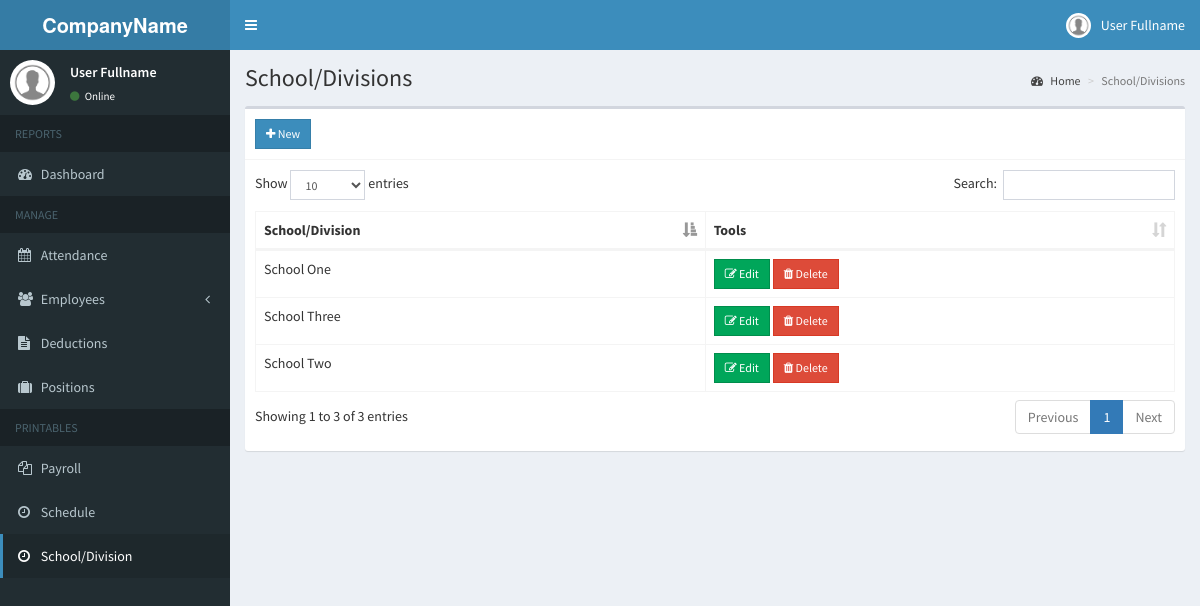
/admin/school.php (signed in), run on the app's committed database.
### tables this page shows
CREATE TABLE `school` (
  `id` int(10) NOT NULL,
  `school_name` varchar(200) NOT NULL
);

### admin/includes/session.php (called while the page is built, shortened)
<?php
	include 'includes/conn.php';
	$sql = "SELECT * FROM admin WHERE id = '".$_SESSION['admin']."'";
	$query = $conn->query($sql);
	$user = $query->fetch_assoc();
?>

### admin/school.php (the view, shortened to what this page needs)
<?php include 'includes/session.php'; ?>
<?php include 'includes/header.php'; ?>
<body class="hold-transition skin-blue sidebar-mini">
<div class="wrapper">
  <?php include 'includes/navbar.php'; ?>
  <?php include 'includes/menubar.php'; ?>
  <div class="content-wrapper">
    <section class="content-header">
      <h1>
        School/Divisions
      </h1>
      <ol class="breadcrumb">
        <li><a href="#"><i class="fa fa-dashboard"></i> Home</a></li>
        <li class="active">School/Divisions</li>
      </ol>
    </section>
    <section class="content">
      <div class="row">
        <div class="col-xs-12">
          <div class="box">
            <div class="box-header with-border">
              <a href="#addnew" data-toggle="modal" class="btn btn-primary btn-sm btn-flat"><i class="fa fa-plus"></i> New</a>
            </div>
            <div class="box-body">
              <table id="example1" class="table table-bordered">
                <thead>
                  <th>School/Division</th>
                  <th>Tools</th>
                </thead>
                <tbody>
                  <?php
                    $sql = "SELECT * FROM school";
                    $query = $conn->query($sql);
                    while($row = $query->fetch_assoc()){
                      echo "
                        <tr>
                          <td>".$row['school_name']."</td>
                          <td>
                            <button class='btn btn-success btn-sm edit btn-flat' data-id='".$row['id']."'><i class='fa fa-edit'></i> Edit</button>
                            <button class='btn btn-danger btn-sm delete btn-flat' data-id='".$row['id']."'><i class='fa fa-trash'></i> Delete</button>
                          </td>
                        </tr>
                      ";
                    }
                  ?>
                </tbody>
              </table>
            </div>
          </div>
        </div>
      </div>
    </section>
  </div>
</div>
</body>
</html>

### admin/includes/navbar.php (shortened to what this page needs)
<header class="main-header">
    <a href="index2.html" class="logo">
      <span class="logo-lg"><b>CompanyName</b></span>
    </a>
    <nav class="navbar navbar-static-top">
      <a href="#" class="sidebar-toggle" data-toggle="push-menu" role="button">
      </a>
      <div class="navbar-custom-menu">
        <ul class="nav navbar-nav">
          <li class="dropdown user user-menu">
            <a href="#" class="dropdown-toggle" data-toggle="dropdown">
              <img src="<?php echo (!empty($user['photo'])) ? '../images/'.$user['photo'] : '../images/profile.jpg'; ?>" class="user-image" alt="User Image">
              <span class="hidden-xs"><?php echo $user['firstname'].' '.$user['lastname']; ?></span>
            </a>
          </li>
        </ul>
      </div>
    </nav>
  </header>

### admin/includes/menubar.php (shortened to what this page needs)
<aside class="main-sidebar">
    <section class="sidebar">
      <div class="user-panel">
        <div class="pull-left image">
          <img src="<?php echo (!empty($user['photo'])) ? '../images/'.$user['photo'] : '../images/profile.jpg'; ?>" class="img-circle" alt="User Image">
        </div>
        <div class="pull-left info">
          <p><?php echo $user['firstname'].' '.$user['lastname']; ?></p>
          <a><i class="fa fa-circle text-success"></i> Online</a>
        </div>
      </div>
      <ul class="sidebar-menu" data-widget="tree">
        <li class="header">REPORTS</li>
        <li class=""><a href="home.php"><i class="fa fa-dashboard"></i> <span>Dashboard</span></a></li>
        <li class="header">MANAGE</li>
        <li><a href="attendance.php"><i class="fa fa-calendar"></i> <span>Attendance</span></a></li>
        <li class="treeview">
          <a href="#">
            <i class="fa fa-users"></i>
            <span>Employees</span>
            <span class="pull-right-container">
              <i class="fa fa-angle-left pull-right"></i>
            </span>
          </a>
        </li>
        <li><a href="deduction.php"><i class="fa fa-file-text"></i> Deductions</a></li>
        <li><a href="position.php"><i class="fa fa-suitcase"></i> Positions</a></li>
        <li class="header">PRINTABLES</li>
        <li><a href="payroll.php"><i class="fa fa-files-o"></i> <span>Payroll</span></a></li>
        <li><a href="schedule_employee.php"><i class="fa fa-clock-o"></i> <span>Schedule</span></a></li>
        <li><a href="school.php"><i class="fa fa-clock-o"></i> <span>School/Division</span></a></li>
      </ul>
    </section>
  </aside>

### data on the page
school: school_name "School One"
school: school_name "School Two"
school: school_name "School Three"

### other printed values
$user['firstname'] "User"
$user['lastname'] "Fullname"
